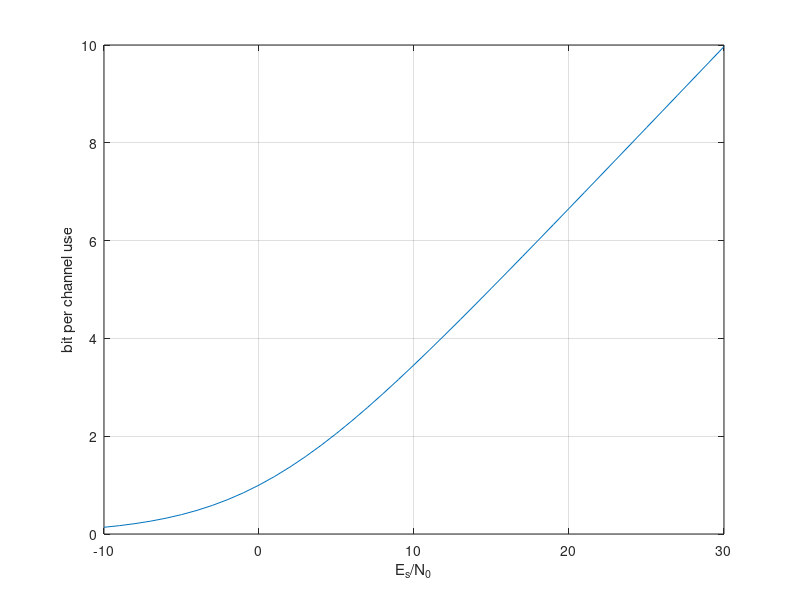
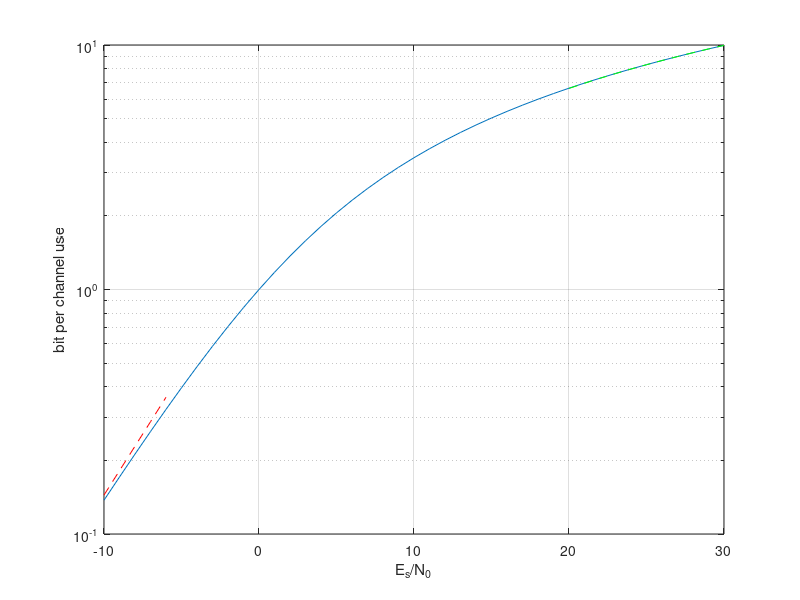

Here is the MATLAB script that generated these plots, in order:
EsN0dB=(-10:30);
EsN0=10.^(EsN0dB/10);
ShannonCapacity=log2(1+EsN0);

%Capa vs SNR - linear scale
figure
plot(EsN0dB,ShannonCapacity);
grid on

xlabel('E_s/N_0')
ylabel('bit per channel use')



%Capa vs SNR - log scale
figure
semilogy(EsN0dB,ShannonCapacity);
hold on
semilogy(EsN0dB(1:5), (EsN0(1:5))/log(2),'r--')
semilogy(EsN0dB(end-10:end), log2(EsN0(end-10:end)),'g--')
grid on

xlabel('E_s/N_0')
ylabel('bit per channel use')
